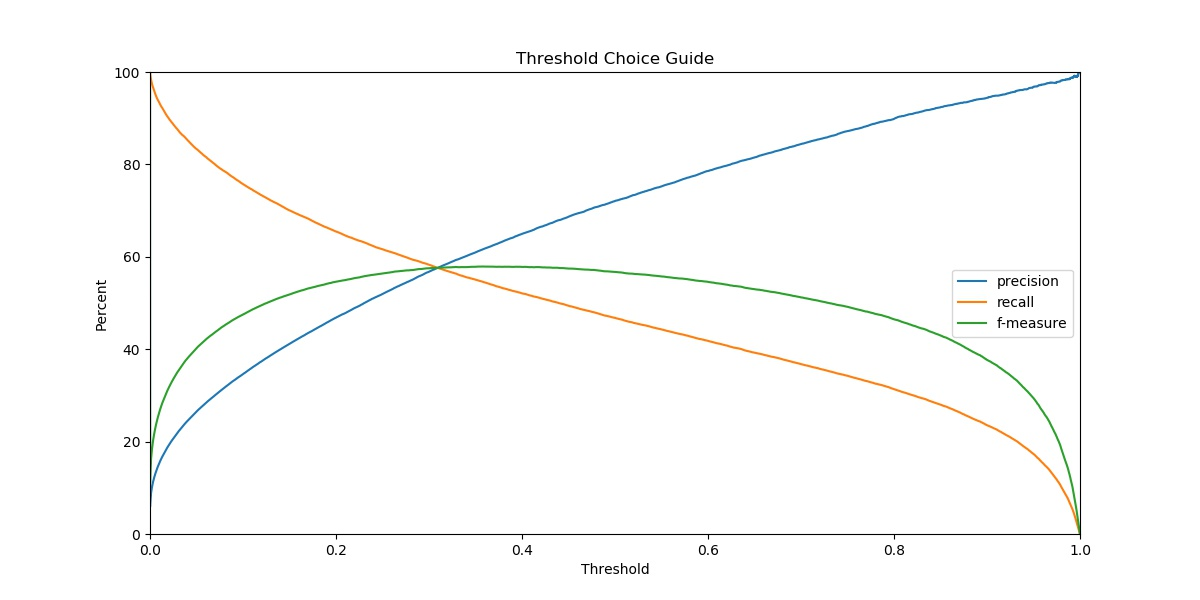

The Python source for this figure:
import numpy as np

from keras.models import Sequential
from keras.layers import LSTM, Dropout, Dense, Activation, BatchNormalization

from tensorflow.keras.constraints import max_norm

import matplotlib.pyplot as plt
from matplotlib import rcParams

def lstm(n_lstm_layers = 2, n_dense_layers = 1, n_lstm_nodes = 512, \
         dropout_rate = 0.4, n_keys_piano = 88, window_size = 16, \
         n_dur_nodes = 20, max_norm_value = None, bn_momentum = 0.99):
    """Generate a keras Sequential model of the form as described in Figure
    16 of https://www.tandfonline.com/doi/full/10.1080/25765299.2019.1649972
    plus some BatchNormalization and optional max_norm constraint."""
    if (max_norm_value):
        kernel_constraint = max_norm(max_norm_value)
    else:
        kernel_constraint = None
    model = Sequential()
    model.add(LSTM(n_lstm_nodes, return_sequences = True, input_shape = \
                  (window_size, n_keys_piano + n_dur_nodes,)))
    model.add(BatchNormalization(momentum = bn_momentum))
    model.add(Dropout(dropout_rate))
    for i in range(1, n_lstm_layers - 1):
        model.add(LSTM(n_lstm_nodes, return_sequences = True, \
                       kernel_constraint = kernel_constraint))
        model.add(BatchNormalization(momentum = bn_momentum))
        model.add(Dropout(dropout_rate))
    model.add(LSTM(n_lstm_nodes, kernel_constraint = kernel_constraint))
    model.add(BatchNormalization(momentum = bn_momentum))
    model.add(Dropout(dropout_rate))
    model.add(Dense(n_lstm_nodes // 2, kernel_constraint = kernel_constraint))
    model.add(BatchNormalization(momentum = bn_momentum))
    model.add(Activation('relu'))
    model.add(Dropout(dropout_rate))
    for i in range(n_dense_layers - 1):
        model.add(Dense(n_lstm_nodes // 2, kernel_constraint = \
                                           kernel_constraint))
        model.add(BatchNormalization(momentum = bn_momentum))
        model.add(Dropout(dropout_rate))
    model.add(Dense(n_keys_piano + n_dur_nodes, kernel_constraint = \
                                                kernel_constraint))
    model.add(Activation('sigmoid'))
    return model

epsilon = 1.e-7
def precision_mod_thresh(ytrue, ypred, n_dur_nodes = 20, thresh = 0.5):
    """Just a modified precision excluding the last n_dur_nodes elements (which
    are not classification nodes) and with probability threshold parameter:
    thresh."""

    true_positives = np.sum(np.where(ytrue[:, :-n_dur_nodes] * \
                                     ypred[:, :-n_dur_nodes] >= thresh, 1, 0))
    pred_positives = np.sum(np.where(ypred[:, :-n_dur_nodes] >= thresh, 1, 0))
    return true_positives / (pred_positives + epsilon)

def recall_mod_thresh(ytrue, ypred, n_dur_nodes = 20, thresh = 0.5):
    """Just a modified recall excluding the last n_dur_nodes elements (which
    are not classification nodes) and with probability threshold parameter:
    thresh."""

    true_positives = np.sum(np.where(ytrue[:, :-n_dur_nodes] * \
                                     ypred[:, :-n_dur_nodes] >= thresh, 1, 0))
    poss_positives = np.sum(ytrue[:, :-n_dur_nodes])
    return true_positives / (poss_positives + epsilon)

if __name__ == '__main__':
    
    model = lstm(dropout_rate = 0.3, max_norm_value = 2., bn_momentum = 0.0)
    model.load_weights('../models/best_maestro_model_weights_'+\
                                 'batchnorm_p_0_ext20_2_1_512_0pt3_mnv_2.h5')
    X_val = np.load('../train_and_val/X_val_ext.npy')
    y_val = np.load('../train_and_val/y_val_ext.npy')
    batch_size = 512  # why is this needed for predict method?
    pred = model.predict(X_val, batch_size = batch_size)
    n_steps = 1000
    precisions = []
    recalls = []
    f_measures = []
    for i in range(1, n_steps):
        thresh = i / n_steps
        precision = precision_mod_thresh(y_val, pred, thresh = thresh)
        recall = recall_mod_thresh(y_val, pred, thresh = thresh)
        precisions.append(precision)
        recalls.append(recall)
        f_measures.append(2 * (precision * recall) / (precision + recall + \

                                                      epsilon))
    rcParams.update({'font.size': 22})       
    x = np.arange(1, n_steps) / n_steps
    plt.figure(figsize = (12, 8))
    plt.plot(x, np.array(precisions) * 100, label = 'precision')
    plt.plot(x, np.array(recalls) * 100, label = 'recall')
    plt.plot(x, np.array(f_measures) * 100, label = 'f-measure')
    plt.legend()
    plt.xlabel('Threshold')
    plt.ylabel('Percent')
    plt.xlim(0, 1)
    plt.ylim(0, 100)
    plt.title('Threshold Choice Guide')
    plt.savefig('precision_and_recall.jpg')
